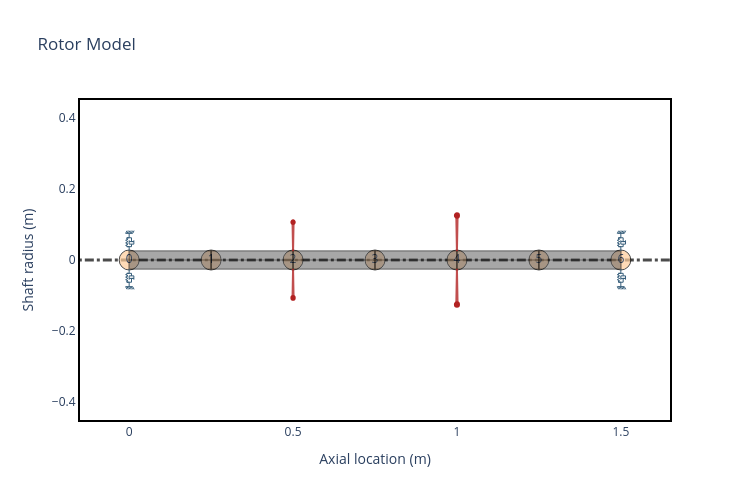

Notebook source saved alongside this figure:
### Markdown cell above
### Defining bearings, shaft and disk elements and Creating isotropic rotor

### Code cell
N = 6
L = 1.5 / N
idl = 0
odl = 0.050  # shaft diameter

shaft = [rs.ShaftElement(L=L, idl=idl, odl=odl, material=steel) for i in range(N)]
bearings = [
    rs.BearingElement(n=0, kxx=1e6, kyy=1e6, cxx=100, cyy=100),
    rs.BearingElement(n=6, kxx=1e6, kyy=1e6, cxx=100, cyy=100),
]
disks = [
    rs.DiskElement.from_geometry(
        n=N / 3, material=steel, width=0.070, i_d=odl, o_d=0.280, scale_factor="mass"
    ),
    rs.DiskElement.from_geometry(
        n=2 * N / 3,
        material=steel,
        width=0.070,
        i_d=odl,
        o_d=0.350,
        scale_factor="mass",
    ),
]

rotor = rs.Rotor(shaft_elements=shaft, disk_elements=disks, bearing_elements=bearings)
rotor.plot_rotor(width=750, height=500)

### Figure 1 — Plotly figure (JSON) as saved in the notebook; plotly's stock layout.template omitted (floating-point values rounded to 4 significant figures)
{"data": [{"hoverinfo": "none", "line": {"color": "black", "dash": "dashdot", "width": 3}, "mode": "lines", "opacity": 0.7, "showlegend": false, "type": "scatter", "x": [-0.3, 1.8], "y": [0, 0]}, {"hoverinfo": "none", "marker": {"color": "#ffcc99", "line": {"color": "black", "width": 1}, "opacity": 0.7, "size": 20}, "mode": "markers+text", "showlegend": false, "text": ["0", "1", "2", "3", "4", "5", "6"], "type": "scatter", "x": [0, 0.25, 0.5, 0.75, 1, 1.25, 1.5], "y": [0, 0, 0, 0, 0, 0, 0]}, {"customdata": [[0, 0.05, 0, 0.05, 0, 0.25, "steel"], [0, 0.05, 0, 0.05, 0, 0.25, "steel"], [0, 0.05, 0, 0.05, 0, 0.25, "steel"], [0, 0.05, 0, 0.05, 0, 0.25, "steel"], [0, 0.05, 0, 0.05, 0, 0.25, "steel"], [0, 0.05, 0, 0.05, 0, 0.25, "steel"], [0, 0.05, 0, 0.05, 0, 0.25, "steel"], [0, 0.05, 0, 0.05, 0, 0.25, "steel"], [0, 0.05, 0, 0.05, 0, 0.25, "steel"], [0, 0.05, 0, 0.05, 0, 0.25, "steel"]], "fill": "toself", "fillcolor": "#525252", "hoverinfo": "text", "hoverlabel": {"bgcolor": "#525252"}, "hoveron": "points+fills", "hovertemplate": "Element Number: 0<br>Left Outer Diameter: 0.05 m<br>Left Inner Diameter: 0.0 m<br>Right Outer Diameter: 0.05 m<br>Right Inner Diameter: 0.0 m<br>Element Length: 0.25 m<br>Material: steel<br>", "legendgroup": "Shaft", "line": {"color": "black", "width": 1.5}, "mode": "lines", "name": "ShaftElement 0", "opacity": 0.5, "showlegend": false, "text": "Element Number: 0<br>Left Outer Diameter: 0.05 m<br>Left Inner Diameter: 0.0 m<br>Right Outer Diameter: 0.05 m<br>Right Inner Diameter: 0.0 m<br>Element Length: 0.25 m<br>Material: steel<br>", "type": "scatter", "x": [0, 0, 0.25, 0.25, 0, 0, 0, 0.25, 0.25, 0], "y": [0, 0.025, 0.025, 0, 0, 0, -0.025, -0.025, 0, 0]}, {"customdata": [[1, 0.05, 0, 0.05, 0, 0.25, "steel"], [1, 0.05, 0, 0.05, 0, 0.25, "steel"], [1, 0.05, 0, 0.05, 0, 0.25, "steel"], [1, 0.05, 0, 0.05, 0, 0.25, "steel"], [1, 0.05, 0, 0.05, 0, 0.25, "steel"], [1, 0.05, 0, 0.05, 0, 0.25, "steel"], [1, 0.05, 0, 0.05, 0, 0.25, "steel"], [1, 0.05, 0, 0.05, 0, 0.25, "steel"], [1, 0.05, 0, 0.05, 0, 0.25, "steel"], [1, 0.05, 0, 0.05, 0, 0.25, "steel"]], "fill": "toself", "fillcolor": "#525252", "hoverinfo": "text", "hoverlabel": {"bgcolor": "#525252"}, "hoveron": "points+fills", "hovertemplate": "Element Number: 1<br>Left Outer Diameter: 0.05 m<br>Left Inner Diameter: 0.0 m<br>Right Outer Diameter: 0.05 m<br>Right Inner Diameter: 0.0 m<br>Element Length: 0.25 m<br>Material: steel<br>", "legendgroup": "Shaft", "line": {"color": "black", "width": 1.5}, "mode": "lines", "name": "ShaftElement 1", "opacity": 0.5, "showlegend": false, "text": "Element Number: 1<br>Left Outer Diameter: 0.05 m<br>Left Inner Diameter: 0.0 m<br>Right Outer Diameter: 0.05 m<br>Right Inner Diameter: 0.0 m<br>Element Length: 0.25 m<br>Material: steel<br>", "type": "scatter", "x": [0.25, 0.25, 0.5, 0.5, 0.25, 0.25, 0.25, 0.5, 0.5, 0.25], "y": [0, 0.025, 0.025, 0, 0, 0, -0.025, -0.025, 0, 0]}, {"customdata": [[2, 0.05, 0, 0.05, 0, 0.25, "steel"], [2, 0.05, 0, 0.05, 0, 0.25, "steel"], [2, 0.05, 0, 0.05, 0, 0.25, "steel"], [2, 0.05, 0, 0.05, 0, 0.25, "steel"], [2, 0.05, 0, 0.05, 0, 0.25, "steel"], [2, 0.05, 0, 0.05, 0, 0.25, "steel"], [2, 0.05, 0, 0.05, 0, 0.25, "steel"], [2, 0.05, 0, 0.05, 0, 0.25, "steel"], [2, 0.05, 0, 0.05, 0, 0.25, "steel"], [2, 0.05, 0, 0.05, 0, 0.25, "steel"]], "fill": "toself", "fillcolor": "#525252", "hoverinfo": "text", "hoverlabel": {"bgcolor": "#525252"}, "hoveron": "points+fills", "hovertemplate": "Element Number: 2<br>Left Outer Diameter: 0.05 m<br>Left Inner Diameter: 0.0 m<br>Right Outer Diameter: 0.05 m<br>Right Inner Diameter: 0.0 m<br>Element Length: 0.25 m<br>Material: steel<br>", "legendgroup": "Shaft", "line": {"color": "black", "width": 1.5}, "mode": "lines", "name": "ShaftElement 2", "opacity": 0.5, "showlegend": false, "text": "Element Number: 2<br>Left Outer Diameter: 0.05 m<br>Left Inner Diameter: 0.0 m<br>Right Outer Diameter: 0.05 m<br>Right Inner Diameter: 0.0 m<br>Element Length: 0.25 m<br>Material: steel<br>", "type": "scatter", "x": [0.5, 0.5, 0.75, 0.75, 0.5, 0.5, 0.5, 0.75, 0.75, 0.5], "y": [0, 0.025, 0.025, 0, 0, 0, -0.025, -0.025, 0, 0]}, {"customdata": [[3, 0.05, 0, 0.05, 0, 0.25, "steel"], [3, 0.05, 0, 0.05, 0, 0.25, "steel"], [3, 0.05, 0, 0.05, 0, 0.25, "steel"], [3, 0.05, 0, 0.05, 0, 0.25, "steel"], [3, 0.05, 0, 0.05, 0, 0.25, "steel"], [3, 0.05, 0, 0.05, 0, 0.25, "steel"], [3, 0.05, 0, 0.05, 0, 0.25, "steel"], [3, 0.05, 0, 0.05, 0, 0.25, "steel"], [3, 0.05, 0, 0.05, 0, 0.25, "steel"], [3, 0.05, 0, 0.05, 0, 0.25, "steel"]], "fill": "toself", "fillcolor": "#525252", "hoverinfo": "text", "hoverlabel": {"bgcolor": "#525252"}, "hoveron": "points+fills", "hovertemplate": "Element Number: 3<br>Left Outer Diameter: 0.05 m<br>Left Inner Diameter: 0.0 m<br>Right Outer Diameter: 0.05 m<br>Right Inner Diameter: 0.0 m<br>Element Length: 0.25 m<br>Material: steel<br>", "legendgroup": "Shaft", "line": {"color": "black", "width": 1.5}, "mode": "lines", "name": "ShaftElement 3", "opacity": 0.5, "showlegend": false, "text": "Element Number: 3<br>Left Outer Diameter: 0.05 m<br>Left Inner Diameter: 0.0 m<br>Right Outer Diameter: 0.05 m<br>Right Inner Diameter: 0.0 m<br>Element Length: 0.25 m<br>Material: steel<br>", "type": "scatter", "x": [0.75, 0.75, 1, 1, 0.75, 0.75, 0.75, 1, 1, 0.75], "y": [0, 0.025, 0.025, 0, 0, 0, -0.025, -0.025, 0, 0]}, {"customdata": [[4, 0.05, 0, 0.05, 0, 0.25, "steel"], [4, 0.05, 0, 0.05, 0, 0.25, "steel"], [4, 0.05, 0, 0.05, 0, 0.25, "steel"], [4, 0.05, 0, 0.05, 0, 0.25, "steel"], [4, 0.05, 0, 0.05, 0, 0.25, "steel"], [4, 0.05, 0, 0.05, 0, 0.25, "steel"], [4, 0.05, 0, 0.05, 0, 0.25, "steel"], [4, 0.05, 0, 0.05, 0, 0.25, "steel"], [4, 0.05, 0, 0.05, 0, 0.25, "steel"], [4, 0.05, 0, 0.05, 0, 0.25, "steel"]], "fill": "toself", "fillcolor": "#525252", "hoverinfo": "text", "hoverlabel": {"bgcolor": "#525252"}, "hoveron": "points+fills", "hovertemplate": "Element Number: 4<br>Left Outer Diameter: 0.05 m<br>Left Inner Diameter: 0.0 m<br>Right Outer Diameter: 0.05 m<br>Right Inner Diameter: 0.0 m<br>Element Length: 0.25 m<br>Material: steel<br>", "legendgroup": "Shaft", "line": {"color": "black", "width": 1.5}, "mode": "lines", "name": "ShaftElement 4", "opacity": 0.5, "showlegend": false, "text": "Element Number: 4<br>Left Outer Diameter: 0.05 m<br>Left Inner Diameter: 0.0 m<br>Right Outer Diameter: 0.05 m<br>Right Inner Diameter: 0.0 m<br>Element Length: 0.25 m<br>Material: steel<br>", "type": "scatter", "x": [1, 1, 1.25, 1.25, 1, 1, 1, 1.25, 1.25, 1], "y": [0, 0.025, 0.025, 0, 0, 0, -0.025, -0.025, 0, 0]}, {"customdata": [[5, 0.05, 0, 0.05, 0, 0.25, "steel"], [5, 0.05, 0, 0.05, 0, 0.25, "steel"], [5, 0.05, 0, 0.05, 0, 0.25, "steel"], [5, 0.05, 0, 0.05, 0, 0.25, "steel"], [5, 0.05, 0, 0.05, 0, 0.25, "steel"], [5, 0.05, 0, 0.05, 0, 0.25, "steel"], [5, 0.05, 0, 0.05, 0, 0.25, "steel"], [5, 0.05, 0, 0.05, 0, 0.25, "steel"], [5, 0.05, 0, 0.05, 0, 0.25, "steel"], [5, 0.05, 0, 0.05, 0, 0.25, "steel"]], "fill": "toself", "fillcolor": "#525252", "hoverinfo": "text", "hoverlabel": {"bgcolor": "#525252"}, "hoveron": "points+fills", "hovertemplate": "Element Number: 5<br>Left Outer Diameter: 0.05 m<br>Left Inner Diameter: 0.0 m<br>Right Outer Diameter: 0.05 m<br>Right Inner Diameter: 0.0 m<br>Element Length: 0.25 m<br>Material: steel<br>", "legendgroup": "Shaft", "line": {"color": "black", "width": 1.5}, "mode": "lines", "name": "ShaftElement 5", "opacity": 0.5, "showlegend": false, "text": "Element Number: 5<br>Left Outer Diameter: 0.05 m<br>Left Inner Diameter: 0.0 m<br>Right Outer Diameter: 0.05 m<br>Right Inner Diameter: 0.0 m<br>Element Length: 0.25 m<br>Material: steel<br>", "type": "scatter", "x": [1.25, 1.25, 1.5, 1.5, 1.25, 1.25, 1.25, 1.5, 1.5, 1.25], "y": [0, 0.025, 0.025, 0, 0, 0, -0.025, -0.025, 0, 0]}, {"customdata": [[2, 0.3296, 0.1781, 32.59], [2, 0.3296, 0.1781, 32.59], [2, 0.3296, 0.1781, 32.59], [2, 0.3296, 0.1781, 32.59], [2, 0.3296, 0.1781, 32.59], [2, 0.3296, 0.1781, 32.59], [2, 0.3296, 0.1781, 32.59], [2, 0.3296, 0.1781, 32.59], [2, 0.3296, 0.1781, 32.59]], "fill": "toself", "fillcolor": "Firebrick", "hoverinfo": "text", "hoverlabel": {"bgcolor": "Firebrick"}, "hoveron": "points+fills", "hovertemplate": "Disk Node: 2<br>Polar Inertia: 3.296e-01<br>Diametral Inertia: 1.781e-01<br>Disk mass: 32.590<br>", "legendgroup": "disks", "line": {"color": "Firebrick", "width": 2}, "mode": "lines", "name": "Disk 0", "opacity": 0.8, "showlegend": false, "text": "Disk Node: 2<br>Polar Inertia: 3.296e-01<br>Diametral Inertia: 1.781e-01<br>Disk mass: 32.590<br>", "type": "scatter", "x": [0.5, 0.5016, 0.4984, 0.5, null, 0.5, 0.5016, 0.4984, 0.5], "y": [0.025, 0.1066, 0.1066, 0.025, null, -0.025, -0.1066, -0.1066, -0.025]}, {"customdata": [[4, 0.8051, 0.4236, 51.53], [4, 0.8051, 0.4236, 51.53], [4, 0.8051, 0.4236, 51.53], [4, 0.8051, 0.4236, 51.53], [4, 0.8051, 0.4236, 51.53], [4, 0.8051, 0.4236, 51.53], [4, 0.8051, 0.4236, 51.53], [4, 0.8051, 0.4236, 51.53], [4, 0.8051, 0.4236, 51.53]], "fill": "toself", "fillcolor": "Firebrick", "hoverinfo": "text", "hoverlabel": {"bgcolor": "Firebrick"}, "hoveron": "points+fills", "hovertemplate": "Disk Node: 4<br>Polar Inertia: 8.051e-01<br>Diametral Inertia: 4.236e-01<br>Disk mass: 51.525<br>", "legendgroup": "disks", "line": {"color": "Firebrick", "width": 2}, "mode": "lines", "name": "Disk 1", "opacity": 0.8, "showlegend": false, "text": "Disk Node: 4<br>Polar Inertia: 8.051e-01<br>Diametral Inertia: 4.236e-01<br>Disk mass: 51.525<br>", "type": "scatter", "x": [1, 1.002, 0.998, 1, null, 1, 1.002, 0.998, 1], "y": [0.025, 0.125, 0.125, 0.025, null, -0.025, -0.125, -0.125, -0.025]}, {"hoverinfo": "none", "legendgroup": "bearings", "line": {"color": "#355d7a", "width": 1}, "mode": "lines", "name": "Bearing 0", "showlegend": false, "type": "scatter", "x": [0, 0, -0.007143, 0.007143], "y": [0.025, 0.0375, 0.0375, 0.0375]}, {"hoverinfo": "none", "legendgroup": "bearings", "line": {"color": "#355d7a", "width": 1}, "mode": "lines", "name": "Bearing 0", "showlegend": false, "type": "scatter", "x": [0, 0, -0.007143, 0.007143], "y": [-0.025, -0.0375, -0.0375, -0.0375]}, {"hoverinfo": "none", "legendgroup": "bearings", "line": {"color": "#355d7a", "width": 1}, "mode": "lines", "name": "Bearing 0", "showlegend": false, "type": "scatter", "x": [0, 0, -0.007143, 0.007143], "y": [0.075, 0.0625, 0.0625, 0.0625]}, {"hoverinfo": "none", "legendgroup": "bearings", "line": {"color": "#355d7a", "width": 1}, "mode": "lines", "name": "Bearing 0", "showlegend": false, "type": "scatter", "x": [0, 0, -0.007143, 0.007143], "y": [-0.075, -0.0625, -0.0625, -0.0625]}, {"hoverinfo": "none", "legendgroup": "bearings", "line": {"color": "#355d7a", "width": 1}, "mode": "lines", "name": "Bearing 0", "showlegend": false, "type": "scatter", "x": [-0.01071, 0.01071], "y": [0.075, 0.075]}, {"hoverinfo": "none", "legendgroup": "bearings", "line": {"color": "#355d7a", "width": 1}, "mode": "lines", "name": "Bearing 0", "showlegend": false, "type": "scatter", "x": [-0.01071, 0.01071], "y": [-0.075, -0.075]}, {"hoverinfo": "none", "legendgroup": "bearings", "line": {"color": "#355d7a", "width": 1}, "mode": "lines", "name": "Bearing 0", "showlegend": false, "type": "scatter", "x": [-0.01071, -0.006429], "y": [0.075, 0.0825]}, {"hoverinfo": "none", "legendgroup": "bearings", "line": {"color": "#355d7a", "width": 1}, "mode": "lines", "name": "Bearing 0", "showlegend": false, "type": "scatter", "x": [-0.01071, -0.006429], "y": [-0.075, -0.0825]}, {"hoverinfo": "none", "legendgroup": "bearings", "line": {"color": "#355d7a", "width": 1}, "mode": "lines", "name": "Bearing 0", "showlegend": false, "type": "scatter", "x": [-0.006429, -0.002143], "y": [0.075, 0.0825]}, {"hoverinfo": "none", "legendgroup": "bearings", "line": {"color": "#355d7a", "width": 1}, "mode": "lines", "name": "Bearing 0", "showlegend": false, "type": "scatter", "x": [-0.006429, -0.002143], "y": [-0.075, -0.0825]}, {"hoverinfo": "none", "legendgroup": "bearings", "line": {"color": "#355d7a", "width": 1}, "mode": "lines", "name": "Bearing 0", "showlegend": false, "type": "scatter", "x": [-0.002143, 0.002143], "y": [0.075, 0.0825]}, {"hoverinfo": "none", "legendgroup": "bearings", "line": {"color": "#355d7a", "width": 1}, "mode": "lines", "name": "Bearing 0", "showlegend": false, "type": "scatter", "x": [-0.002143, 0.002143], "y": [-0.075, -0.0825]}, {"hoverinfo": "none", "legendgroup": "bearings", "line": {"color": "#355d7a", "width": 1}, "mode": "lines", "name": "Bearing 0", "showlegend": false, "type": "scatter", "x": [0.002143, 0.006429], "y": [0.075, 0.0825]}, {"hoverinfo": "none", "legendgroup": "bearings", "line": {"color": "#355d7a", "width": 1}, "mode": "lines", "name": "Bearing 0", "showlegend": false, "type": "scatter", "x": [0.002143, 0.006429], "y": [-0.075, -0.0825]}, {"hoverinfo": "none", "legendgroup": "bearings", "line": {"color": "#355d7a", "width": 1}, "mode": "lines", "name": "Bearing 0", "showlegend": false, "type": "scatter", "x": [0.006429, 0.01071], "y": [0.075, 0.0825]}, {"hoverinfo": "none", "legendgroup": "bearings", "line": {"color": "#355d7a", "width": 1}, "mode": "lines", "name": "Bearing 0", "showlegend": false, "type": "scatter", "x": [0.006429, 0.01071], "y": [-0.075, -0.0825]}, {"hoverinfo": "none", "legendgroup": "bearings", "line": {"color": "#355d7a", "width": 1}, "mode": "lines", "name": "Bearing 0", "showlegend": false, "type": "scatter", "x": [0.01071, 0.015], "y": [0.075, 0.0825]}, {"hoverinfo": "none", "legendgroup": "bearings", "line": {"color": "#355d7a", "width": 1}, "mode": "lines", "name": "Bearing 0", "showlegend": false, "type": "scatter", "x": [0.01071, 0.015], "y": [-0.075, -0.0825]}, {"hoverinfo": "none", "legendgroup": "bearings", "line": {"color": "#355d7a", "width": 1}, "mode": "lines", "name": "Bearing 0", "showlegend": false, "type": "scatter", "x": [-0.007143, -0.007143, -0.01071, -0.003571, -0.01071, -0.003571, -0.01071, -0.003571, -0.007143, -0.007143], "y": [0.0375, 0.04107, 0.04107, 0.04464, 0.04821, 0.05179, 0.05536, 0.05893, 0.05893, 0.0625]}, {"hoverinfo": "none", "legendgroup": "bearings", "line": {"color": "#355d7a", "width": 1}, "mode": "lines", "name": "Bearing 0", "showlegend": false, "type": "scatter", "x": [-0.007143, -0.007143, -0.01071, -0.003571, -0.01071, -0.003571, -0.01071, -0.003571, -0.007143, -0.007143], "y": [-0.0375, -0.04107, -0.04107, -0.04464, -0.04821, -0.05179, -0.05536, -0.05893, -0.05893, -0.0625]}, {"hoverinfo": "none", "legendgroup": "bearings", "line": {"color": "#355d7a", "width": 1}, "mode": "lines", "name": "Bearing 0", "showlegend": false, "type": "scatter", "x": [0.007143, 0.007143], "y": [0.0375, 0.04464]}, {"hoverinfo": "none", "legendgroup": "bearings", "line": {"color": "#355d7a", "width": 1}, "mode": "lines", "name": "Bearing 0", "showlegend": false, "type": "scatter", "x": [0.007143, 0.007143], "y": [-0.0375, -0.04464]}, {"hoverinfo": "none", "legendgroup": "bearings", "line": {"color": "#355d7a", "width": 1}, "mode": "lines", "name": "Bearing 0", "showlegend": false, "type": "scatter", "x": [0, 0, 0.01429, 0.01429], "y": [0.05536, 0.04464, 0.04464, 0.05536]}, {"hoverinfo": "none", "legendgroup": "bearings", "line": {"color": "#355d7a", "width": 1}, "mode": "lines", "name": "Bearing 0", "showlegend": false, "type": "scatter", "x": [0, 0, 0.01429, 0.01429], "y": [-0.05536, -0.04464, -0.04464, -0.05536]}, {"hoverinfo": "none", "legendgroup": "bearings", "line": {"color": "#355d7a", "width": 1}, "mode": "lines", "name": "Bearing 0", "showlegend": false, "type": "scatter", "x": [0, 0.01429, 0.007143, 0.007143], "y": [0.05179, 0.05179, 0.05179, 0.0625]}, {"hoverinfo": "none", "legendgroup": "bearings", "line": {"color": "#355d7a", "width": 1}, "mode": "lines", "name": "Bearing 0", "showlegend": false, "type": "scatter", "x": [0, 0.01429, 0.007143, 0.007143], "y": [-0.05179, -0.05179, -0.05179, -0.0625]}, {"hoverinfo": "none", "legendgroup": "bearings", "line": {"color": "#355d7a", "width": 1}, "mode": "lines", "name": "Bearing 1", "showlegend": false, "type": "scatter", "x": [1.5, 1.5, 1.493, 1.507], "y": [0.025, 0.0375, 0.0375, 0.0375]}, {"hoverinfo": "none", "legendgroup": "bearings", "line": {"color": "#355d7a", "width": 1}, "mode": "lines", "name": "Bearing 1", "showlegend": false, "type": "scatter", "x": [1.5, 1.5, 1.493, 1.507], "y": [-0.025, -0.0375, -0.0375, -0.0375]}, {"hoverinfo": "none", "legendgroup": "bearings", "line": {"color": "#355d7a", "width": 1}, "mode": "lines", "name": "Bearing 1", "showlegend": false, "type": "scatter", "x": [1.5, 1.5, 1.493, 1.507], "y": [0.075, 0.0625, 0.0625, 0.0625]}, {"hoverinfo": "none", "legendgroup": "bearings", "line": {"color": "#355d7a", "width": 1}, "mode": "lines", "name": "Bearing 1", "showlegend": false, "type": "scatter", "x": [1.5, 1.5, 1.493, 1.507], "y": [-0.075, -0.0625, -0.0625, -0.0625]}, {"hoverinfo": "none", "legendgroup": "bearings", "line": {"color": "#355d7a", "width": 1}, "mode": "lines", "name": "Bearing 1", "showlegend": false, "type": "scatter", "x": [1.489, 1.511], "y": [0.075, 0.075]}, {"hoverinfo": "none", "legendgroup": "bearings", "line": {"color": "#355d7a", "width": 1}, "mode": "lines", "name": "Bearing 1", "showlegend": false, "type": "scatter", "x": [1.489, 1.511], "y": [-0.075, -0.075]}, {"hoverinfo": "none", "legendgroup": "bearings", "line": {"color": "#355d7a", "width": 1}, "mode": "lines", "name": "Bearing 1", "showlegend": false, "type": "scatter", "x": [1.489, 1.494], "y": [0.075, 0.0825]}, {"hoverinfo": "none", "legendgroup": "bearings", "line": {"color": "#355d7a", "width": 1}, "mode": "lines", "name": "Bearing 1", "showlegend": false, "type": "scatter", "x": [1.489, 1.494], "y": [-0.075, -0.0825]}, {"hoverinfo": "none", "legendgroup": "bearings", "line": {"color": "#355d7a", "width": 1}, "mode": "lines", "name": "Bearing 1", "showlegend": false, "type": "scatter", "x": [1.494, 1.498], "y": [0.075, 0.0825]}, {"hoverinfo": "none", "legendgroup": "bearings", "line": {"color": "#355d7a", "width": 1}, "mode": "lines", "name": "Bearing 1", "showlegend": false, "type": "scatter", "x": [1.494, 1.498], "y": [-0.075, -0.0825]}, {"hoverinfo": "none", "legendgroup": "bearings", "line": {"color": "#355d7a", "width": 1}, "mode": "lines", "name": "Bearing 1", "showlegend": false, "type": "scatter", "x": [1.498, 1.502], "y": [0.075, 0.0825]}, {"hoverinfo": "none", "legendgroup": "bearings", "line": {"color": "#355d7a", "width": 1}, "mode": "lines", "name": "Bearing 1", "showlegend": false, "type": "scatter", "x": [1.498, 1.502], "y": [-0.075, -0.0825]}, {"hoverinfo": "none", "legendgroup": "bearings", "line": {"color": "#355d7a", "width": 1}, "mode": "lines", "name": "Bearing 1", "showlegend": false, "type": "scatter", "x": [1.502, 1.506], "y": [0.075, 0.0825]}, {"hoverinfo": "none", "legendgroup": "bearings", "line": {"color": "#355d7a", "width": 1}, "mode": "lines", "name": "Bearing 1", "showlegend": false, "type": "scatter", "x": [1.502, 1.506], "y": [-0.075, -0.0825]}, {"hoverinfo": "none", "legendgroup": "bearings", "line": {"color": "#355d7a", "width": 1}, "mode": "lines", "name": "Bearing 1", "showlegend": false, "type": "scatter", "x": [1.506, 1.511], "y": [0.075, 0.0825]}, {"hoverinfo": "none", "legendgroup": "bearings", "line": {"color": "#355d7a", "width": 1}, "mode": "lines", "name": "Bearing 1", "showlegend": false, "type": "scatter", "x": [1.506, 1.511], "y": [-0.075, -0.0825]}, {"hoverinfo": "none", "legendgroup": "bearings", "line": {"color": "#355d7a", "width": 1}, "mode": "lines", "name": "Bearing 1", "showlegend": false, "type": "scatter", "x": [1.511, 1.515], "y": [0.075, 0.0825]}, {"hoverinfo": "none", "legendgroup": "bearings", "line": {"color": "#355d7a", "width": 1}, "mode": "lines", "name": "Bearing 1", "showlegend": false, "type": "scatter", "x": [1.511, 1.515], "y": [-0.075, -0.0825]}, {"hoverinfo": "none", "legendgroup": "bearings", "line": {"color": "#355d7a", "width": 1}, "mode": "lines", "name": "Bearing 1", "showlegend": false, "type": "scatter", "x": [1.493, 1.493, 1.489, 1.496, 1.489, 1.496, 1.489, 1.496, 1.493, 1.493], "y": [0.0375, 0.04107, 0.04107, 0.04464, 0.04821, 0.05179, 0.05536, 0.05893, 0.05893, 0.0625]}, {"hoverinfo": "none", "legendgroup": "bearings", "line": {"color": "#355d7a", "width": 1}, "mode": "lines", "name": "Bearing 1", "showlegend": false, "type": "scatter", "x": [1.493, 1.493, 1.489, 1.496, 1.489, 1.496, 1.489, 1.496, 1.493, 1.493], "y": [-0.0375, -0.04107, -0.04107, -0.04464, -0.04821, -0.05179, -0.05536, -0.05893, -0.05893, -0.0625]}, {"hoverinfo": "none", "legendgroup": "bearings", "line": {"color": "#355d7a", "width": 1}, "mode": "lines", "name": "Bearing 1", "showlegend": false, "type": "scatter", "x": [1.507, 1.507], "y": [0.0375, 0.04464]}, {"hoverinfo": "none", "legendgroup": "bearings", "line": {"color": "#355d7a", "width": 1}, "mode": "lines", "name": "Bearing 1", "showlegend": false, "type": "scatter", "x": [1.507, 1.507], "y": [-0.0375, -0.04464]}, {"hoverinfo": "none", "legendgroup": "bearings", "line": {"color": "#355d7a", "width": 1}, "mode": "lines", "name": "Bearing 1", "showlegend": false, "type": "scatter", "x": [1.5, 1.5, 1.514, 1.514], "y": [0.05536, 0.04464, 0.04464, 0.05536]}, {"hoverinfo": "none", "legendgroup": "bearings", "line": {"color": "#355d7a", "width": 1}, "mode": "lines", "name": "Bearing 1", "showlegend": false, "type": "scatter", "x": [1.5, 1.5, 1.514, 1.514], "y": [-0.05536, -0.04464, -0.04464, -0.05536]}, {"hoverinfo": "none", "legendgroup": "bearings", "line": {"color": "#355d7a", "width": 1}, "mode": "lines", "name": "Bearing 1", "showlegend": false, "type": "scatter", "x": [1.5, 1.514, 1.507, 1.507], "y": [0.05179, 0.05179, 0.05179, 0.0625]}, {"hoverinfo": "none", "legendgroup": "bearings", "line": {"color": "#355d7a", "width": 1}, "mode": "lines", "name": "Bearing 1", "showlegend": false, "type": "scatter", "x": [1.5, 1.514, 1.507, 1.507], "y": [-0.05179, -0.05179, -0.05179, -0.0625]}], "layout": {"height": 500, "shapes": [{"fillcolor": "Firebrick", "line": {"color": "Firebrick"}, "type": "circle", "x0": 0.4949, "x1": 0.5051, "xref": "x", "y0": 0.1015, "y1": 0.1117, "yref": "y"}, {"fillcolor": "Firebrick", "line": {"color": "Firebrick"}, "type": "circle", "x0": 0.4949, "x1": 0.5051, "xref": "x", "y0": -0.1117, "y1": -0.1015, "yref": "y"}, {"fillcolor": "Firebrick", "line": {"color": "Firebrick"}, "type": "circle", "x0": 0.9938, "x1": 1.006, "xref": "x", "y0": 0.1187, "y1": 0.1313, "yref": "y"}, {"fillcolor": "Firebrick", "line": {"color": "Firebrick"}, "type": "circle", "x0": 0.9938, "x1": 1.006, "xref": "x", "y0": -0.1313, "y1": -0.1187, "yref": "y"}], "title": {"text": "Rotor Model"}, "width": 750, "xaxis": {"mirror": true, "range": [-0.15, 1.65], "showgrid": false, "title": {"text": "Axial location (m)"}}, "yaxis": {"mirror": true, "range": [-0.45, 0.45], "showgrid": false, "title": {"text": "Shaft radius (m)"}}}}
